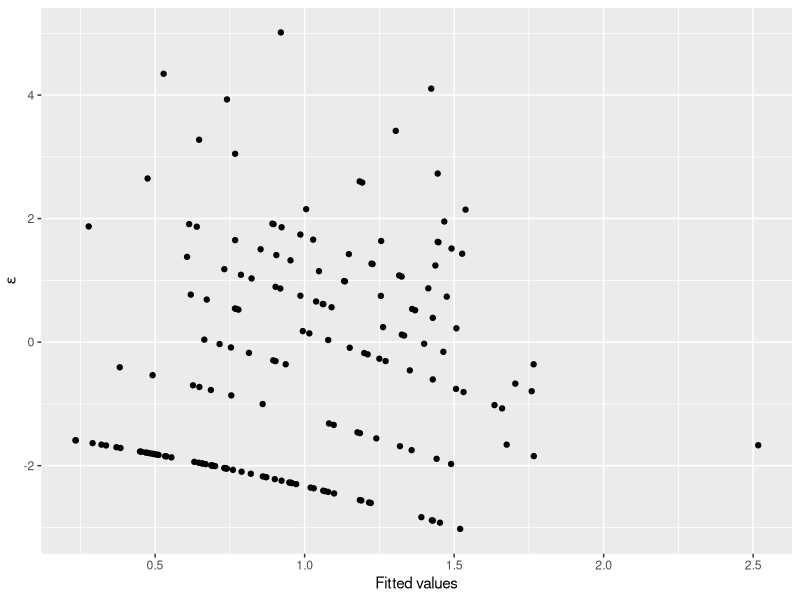
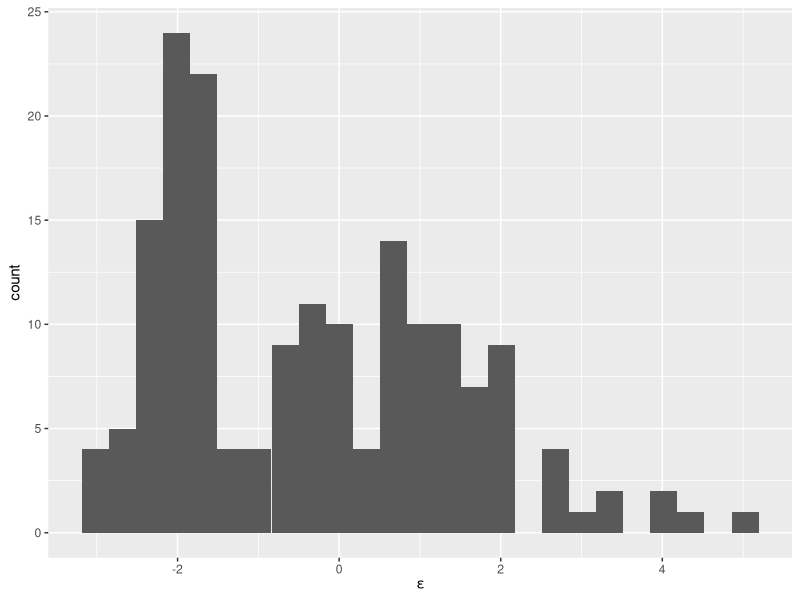
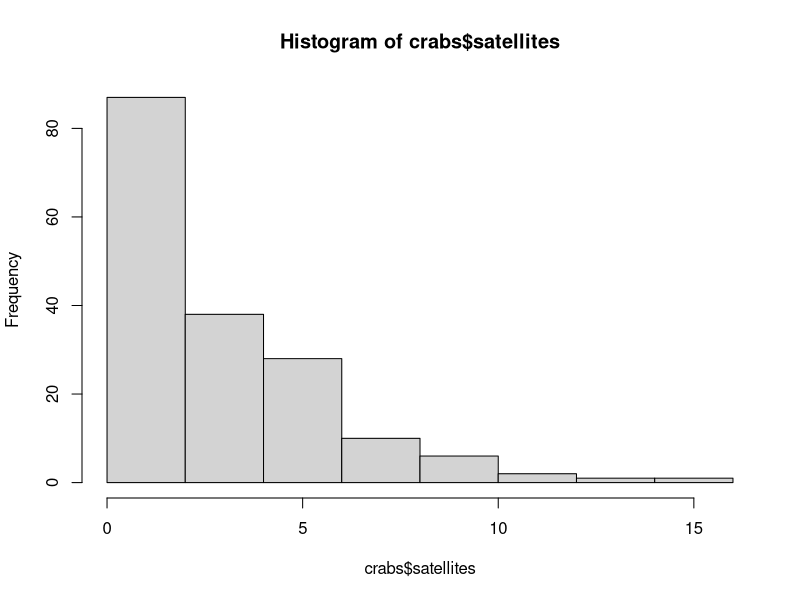
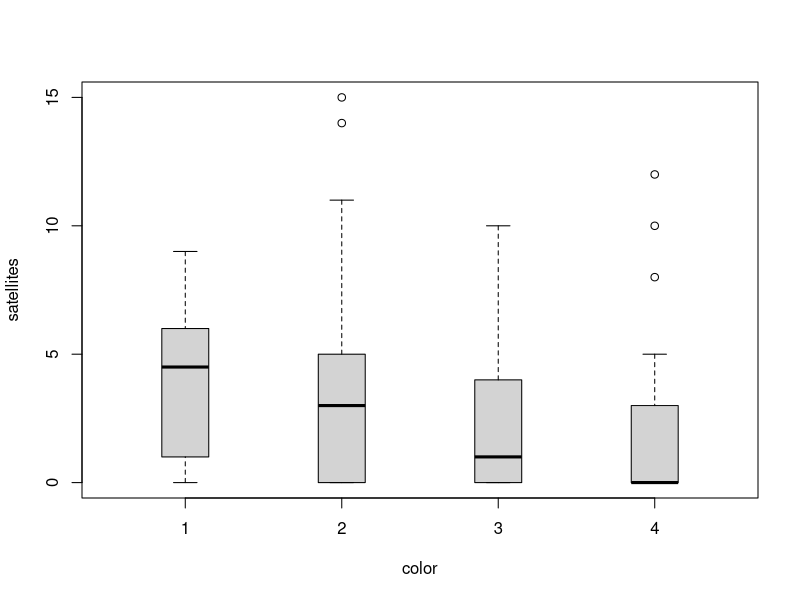
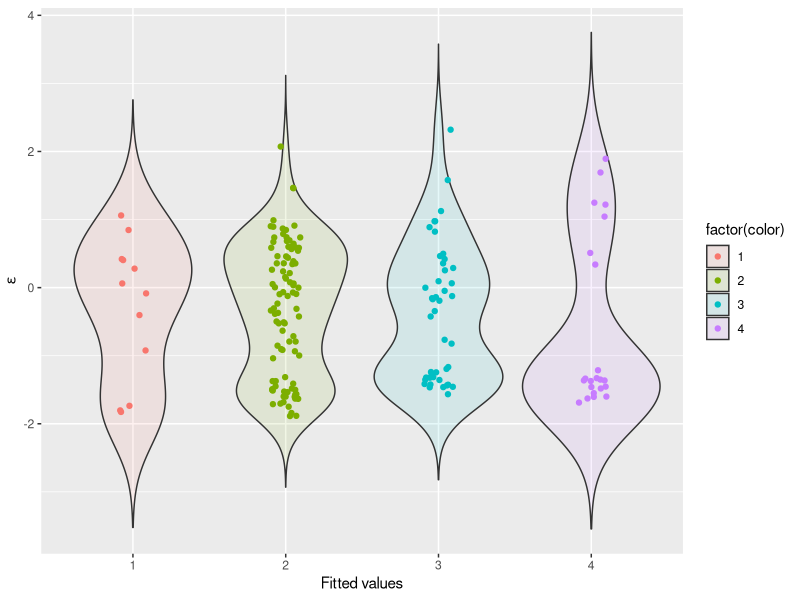
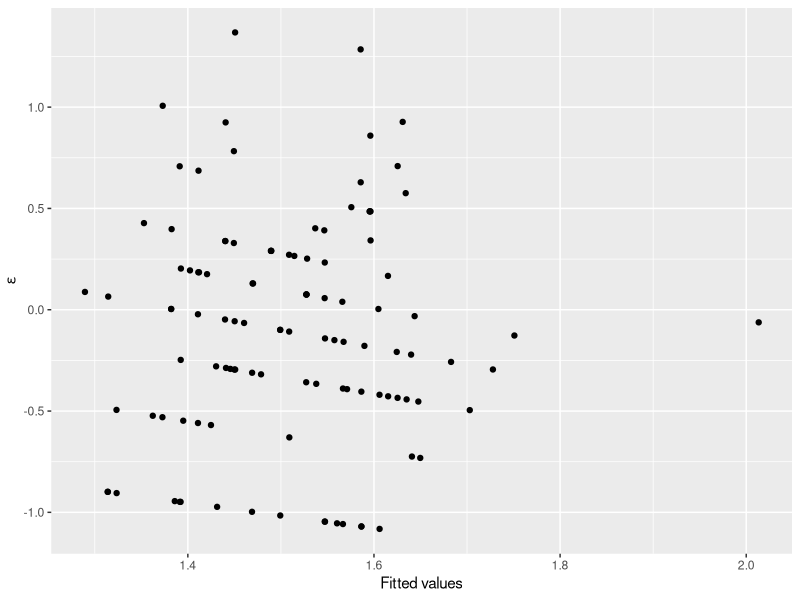
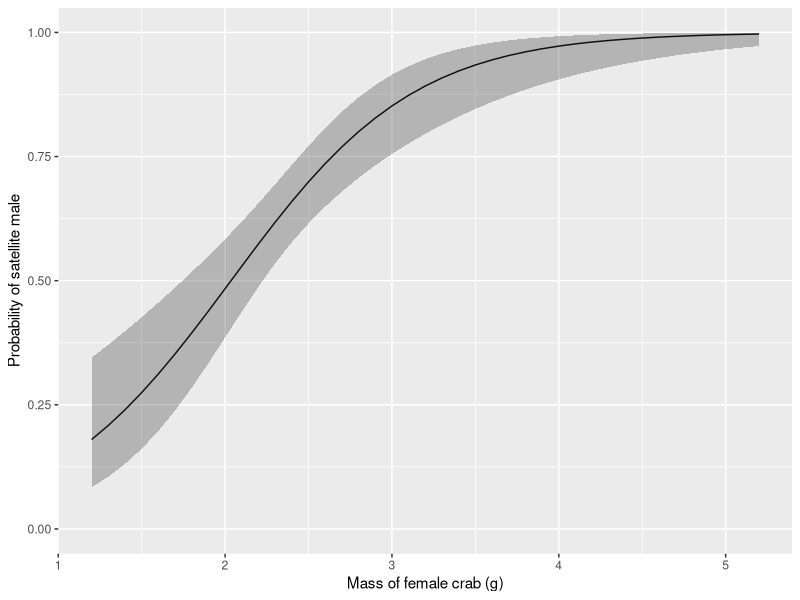
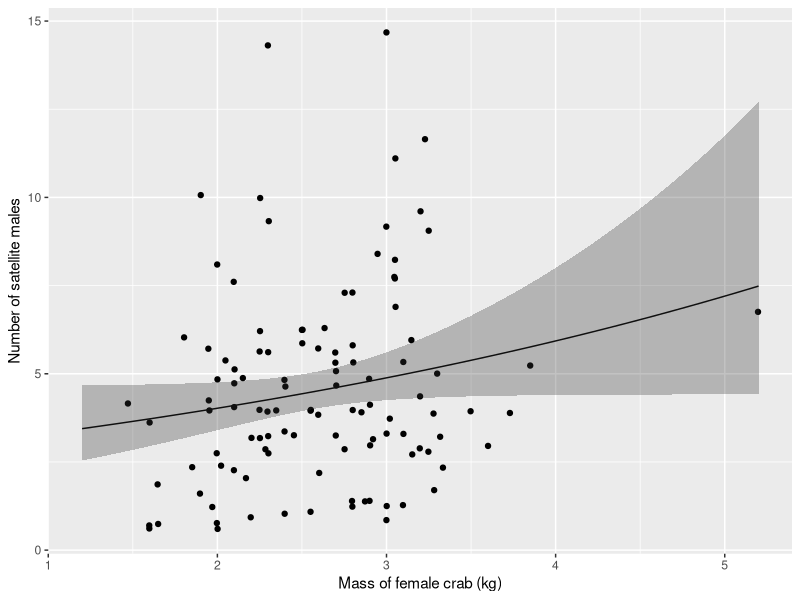

Here is the R script that generated these plots, in order:
## ---- chunk 1
library(tidyverse) # For all the good stuff in life
library(boot) # For inv.logit() function
library(MASS) # For negative.binomial family in glm()
## ---- chunk 2
# Read in the data. These data also are available through
# the glm2 package in R.
crabs <- read.csv("data/crabs.csv", header = TRUE)

# Have a look-see
head(crabs)
str(crabs)
## ---- chunk 3
# We want to convert color to
# a factor right off the bat
crabs$color <- as.factor(crabs$color)
## ---- chunk 4
# Fit a model
count_mod <- glm(
  satellites ~ width + mass + spine + color,
  data = crabs,
  family = "poisson"(link = log)
)
## ---- chunk 5
ggplot(count_mod, aes(x = .fitted, y = .resid)) +
  geom_jitter() +
  xlab("Fitted values") +
  ylab(expression(paste(epsilon)))
## ---- chunk 6
ggplot(count_mod, aes(x = .resid)) +
  geom_histogram(bins = 25) +
  xlab(expression(paste(epsilon)))
## ---- chunk 7
mean(count_mod$residuals)
## ---- chunk 8
median(count_mod$residuals)
## ---- chunk 9
shapiro.test(count_mod$residuals)
## ---- chunk 10
hist(crabs$satellites)
## ---- chunk 11
boxplot(satellites ~ color, data = crabs, boxwex = 0.3)
## ---- chunk 12
neg_mod <- glm(satellites ~ width + mass + color,
  data = crabs,
  family = "negative.binomial"(theta = 1)
)
## ---- chunk 13
ggplot(neg_mod, aes(x = color, y = .resid, fill = factor(color))) +
  geom_violin(alpha = 0.1, trim = FALSE) +
  geom_jitter(aes(color = factor(color)), width = .1) +
  xlab("Fitted values") +
  ylab(expression(paste(epsilon)))
## ---- chunk 14
AIC(count_mod, neg_mod)
## ---- chunk 15
# Make a new column for count
# and absence (of satellite males)
# and initialize to zero
crabs$present <- 0

# Assign a '1' if any satellites were
# observed
crabs$present[crabs$satellites > 0] <- 1
## ---- chunk 16
step1 <- glm(present ~ mass, data = crabs, family = "binomial")
summary(step1)
## ---- chunk 17
# Make a model relating the number
# of satellite males to the mass
# of female crabs
step2 <- glm(
  satellites ~ mass,
  data = crabs[crabs$satellites != 0, ],
  family = "negative.binomial"(theta = 1)
)

# Print a summary of the model
summary(step2)
## ---- chunk 18
ggplot(step2, aes(x = .fitted, y = .resid)) +
  geom_jitter() +
  xlab("Fitted values") +
  ylab(expression(paste(epsilon)))
## ---- chunk 19
# Sequences of new masses based on the min and max observed
# in our data
new_mass <- data.frame(mass = seq(min(crabs$mass), max(crabs$mass), .1))

# Make predictions using step1 model and the new_mass df
count_preds <- data.frame(
  predict(step1, newdata = new_mass, type = "link", se.fit = TRUE)
)

# Get 95% confidence intervals
count_preds$lwr <- count_preds$fit + count_preds$se.fit * qnorm(0.025)
count_preds$upr <- count_preds$fit + count_preds$se.fit * qnorm(0.975)

# Invert the logit-link function
count_preds <- apply(count_preds, 2, boot::inv.logit)

# Combine the new masses and the predictions with which
# they are associated
pres_preds <- data.frame(new_mass, count_preds)
## ---- chunk 20
ggplot(pres_preds, aes(x = mass, y = fit)) +
  geom_line() +
  geom_ribbon(aes(ymin = lwr, ymax = upr, color = NULL), alpha = .3) +
  scale_y_continuous(limits = c(0, 1)) +
  xlab("Mass of female crab (g)") +
  ylab("Probability of satellite male")
## ---- chunk 21
# Sequences of new masses based on the min and max observed
# in our data
new_mass <- data.frame(mass = seq(min(crabs$mass), max(crabs$mass), .1))

# Make predictions using step2 model and the new_mass df
count_preds <- data.frame(
  predict(step2, newdata = new_mass, type = "link", se.fit = TRUE)
)

# Get 95% confidence intervals
count_preds$lwr <- count_preds$fit + count_preds$se.fit * qnorm(0.025)
count_preds$upr <- count_preds$fit + count_preds$se.fit * qnorm(0.975)

# Invert the log link function
count_preds <- apply(count_preds, 2, exp)

# Combine the new masses and the predictions with which
# they are associated - overwriting on the fly - yuck!!
count_preds <- data.frame(new_mass, count_preds)
## ---- chunk 22
ggplot(count_preds, aes(x = mass, y = fit)) +
  geom_line() +
  geom_jitter(aes(x = mass, y = satellites), data = crabs[crabs$satellites > 0, ]) +
  geom_ribbon(aes(ymin = lwr, ymax = upr, color = NULL), alpha = .3) +
  xlab("Mass of female crab (kg)") +
  ylab("Number of satellite males")
